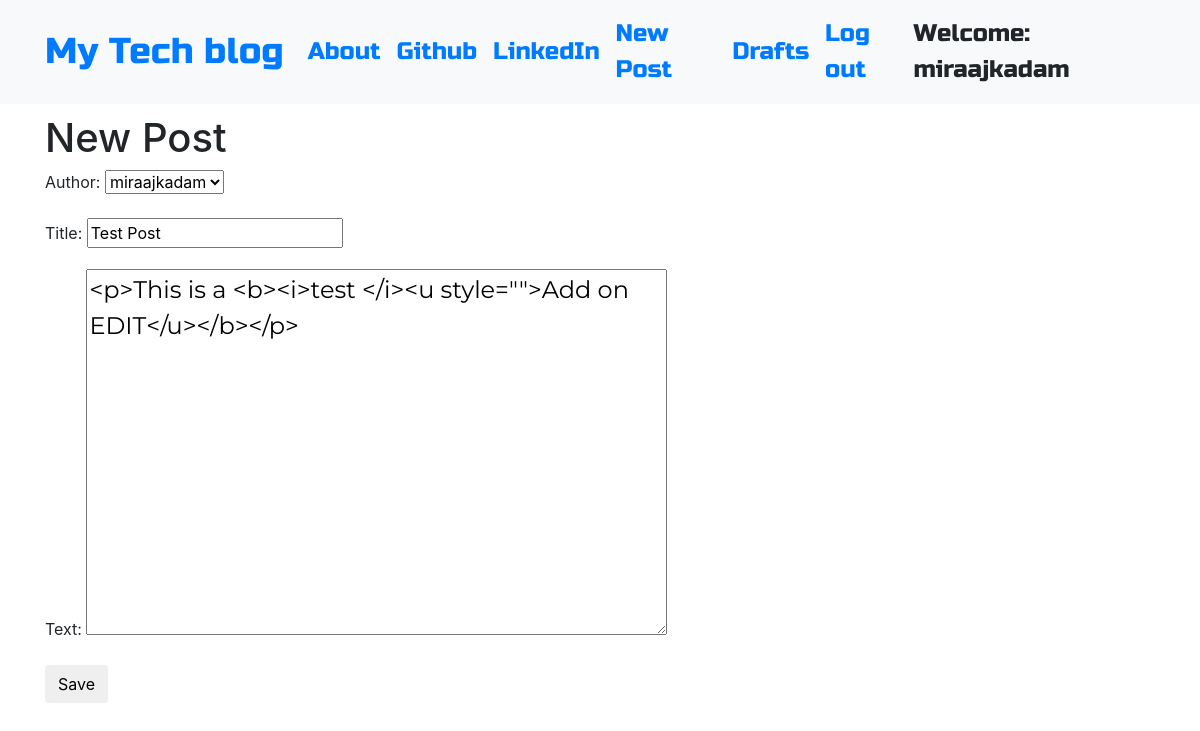
Screenshot of /post/2/edit/ (signed in) with the database file from the repository.
### blog/models.py (models this page shows, shortened)
class Post(models.Model):
    author = models.ForeignKey("auth.User", on_delete=models.CASCADE)
    title = models.CharField(max_length=200)
    text = models.TextField()
    created_date = models.DateTimeField(default=timezone.now)
    published_date = models.DateTimeField(blank=True, null=True)

### blog/views.py (the view)
# urls.py: path("post/<int:pk>/edit/", views.PostUpdateView.as_view(), name="post_edit"),
class PostUpdateView(LoginRequiredMixin, UpdateView):
    login_url = "/login/"
    redirect_field_name = "blog/post_detail.html"
    form_class = PostForm
    model = Post

### blog/forms.py
class PostForm(forms.ModelForm):
    class Meta:
        model = Post
        fields = ("author", "title", "text")
        widgets = {
            "title": forms.TextInput(attrs={"class": "textinputclass"}),
            "text": forms.Textarea(
                attrs={"class": "editable medium-editor-textarea postcontent"}
            ),
        }

### blog/templates/blog/post_form.html (shortened to what this page needs)
{% extends "blog/base.html" %}
{% block content %}
<h1>New Post</h1>
<form class="post-form" action="" method="POST">
    {{form.as_p}}
    <button type="submit" class="save btn btn-default">Save</button>
</form>
{% endblock %}

### blog/templates/blog/base.html (shortened to what this page needs)
<!DOCTYPE html>
{% load static %}
<html>
<head>
    <link rel="stylesheet" href="https://stackpath.bootstrapcdn.com/bootstrap/4.1.3/css/bootstrap.min.css"
>
    <link href="https://maxcdn.bootstrapcdn.com/font-awesome/4.7.0/css/font-awesome.min.css" rel="stylesheet">
    <link rel="stylesheet" href="//cdn.jsdelivr.net/medium-editor/latest/css/medium-editor.min.css" type="text/css"
        media="screen" charset="utf-8">
    <link rel="stylesheet" href="{% static 'css/blog.css' %}">
</head>
<body class='loader'>
    <nav class="navbar navbar-expand-lg bg-light techfont">
        <div class="container">
            <div class="navbar-nav align-items-center">
                <a class="navbar-brand bigbrand" href="{% url 'post_list' %}">My Tech blog</a>
                <a class="nav-item nav-link" href="{% url 'about' %}">About</a>
                <a class="nav-item nav-link" href="https://www.github.com">Github</a>
                <a class="nav-item nav-link" href="https://www.linkedin.com">LinkedIn</a>
            </div>
            <div class="navbar-nav align-items-center ml-auto">
                {% if user.is_authenticated %}
                <a class="nav-item nav-link" href="{% url 'post_new' %}">New Post</a>
                <a class="nav-item nav-link" href="{% url 'post_draft_list' %}">Drafts</a>
                <a class="nav-item nav-link" href="{% url 'logout' %}">Log out</a>
                <a>Welcome: {{ user.username }}</a>
                {% else %}
                <a class="nav-item nav-link" href="{% url 'login' %}" aria-label="Login">
                    <span class="fa fa-user" aria-hidden="true"></span></a>
                {% endif %}
            </div>
        </div>
    </nav>
    <div class="content container">
        <div class="row">
            <div class="col-md-8">
                <div class="blog_posts">
                    {% block content %}
                    {% endblock %}
                </div>
            </div>
        </div>
    </div>
</body>
</html>

### blog/static/css/blog.css (style rules this page uses)
.techfont { font-family: 'Russo One', sans-serif; font-size: 1.5em; margin-bottom: 10px; }
.bigbrand { font-size: 1.5em; }
.postcontent { font-family: 'Montserrat'; font-size: 1.5em; }
.loader { filter: hue-rotate(0deg); color: linear-gradient(45deg, #0f8, #08f); animation: hue 10000ms infinite linear; }

### rows the page displays
Post: author "miraajkadam", title "Test Post", text "<p>This is a <b><i>test </i><u style=\"\">Add on EDIT</u></b></p>"

### other values shown
{{ user.username }} "miraajkadam"
